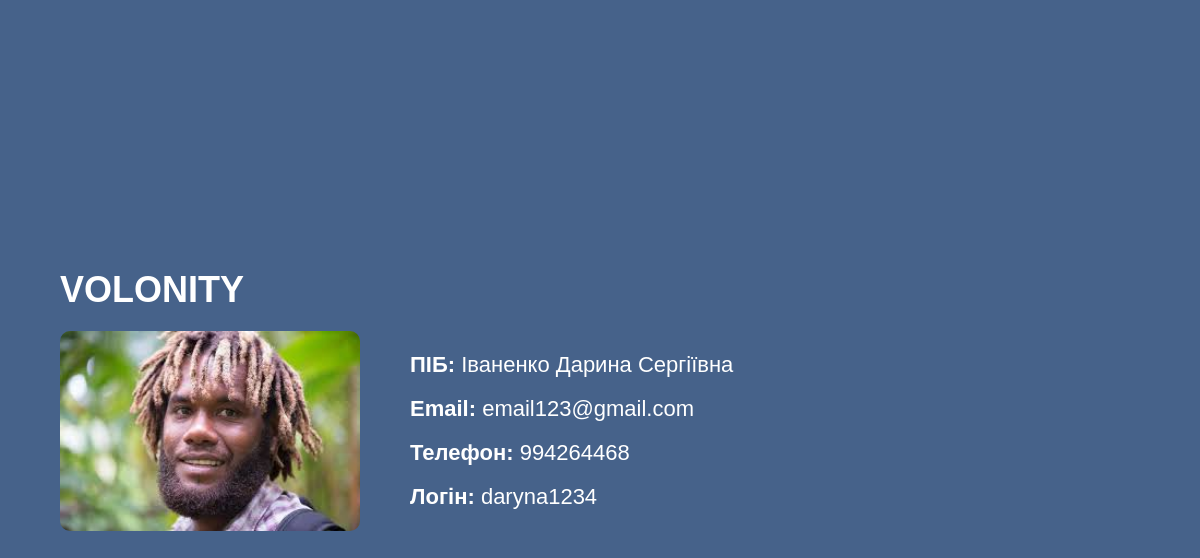
The page /profile1/profile_needy/ (signed in) on the database its author committed.
### users/models.py (models this page shows, shortened)
class Needy(models.Model):
    id_needy = models.IntegerField(primary_key=True)  # Первинний ключ (числове поле)
    phone = models.BigIntegerField()  # Числове поле для телефону
    pib_needy = models.CharField(max_length=255)  # ПІБ працівника
    email = models.EmailField(unique=True)  # Email
    login = models.CharField(max_length=100, unique=True)  # Логін
    photo = models.ImageField(upload_to='needy_photos/', blank=True, null=True)
    password = models.CharField(max_length=255)  # Пароль

### profile1/views.py (the view)
# urls.py: path('profile_needy/', views.profile_needy_view, name='profile_needy'),
def profile_needy_view(request):
    user_email = request.session.get('user_email')
    print(f"User email from session: {user_email}")
    if not user_email:
        return redirect('login')  # Якщо користувач не залогінений, перенаправляємо на сторінку логіну
    try:
        needy_user = Needy.objects.get(email=user_email)
    except Needy.DoesNotExist:
        needy_user = None
    if not needy_user:
        return render(request, 'users/login.html', {'error': 'Користувача не знайдено'})
    return render(request, 'profile1/profile_needy.html', {'needy_user': needy_user, 'MEDIA_URL': settings.MEDIA_URL})

### templates/profile1/profile_needy.html (shortened to what this page needs)
{% load static %}
<html lang="uk">
<head>
    <link rel="stylesheet" href="{% static 'css/profile_needy.css' %}">
</head>
<body>
    <div class="container">
        <header>
            <div class="logo">
                <span class="logo-text">VOLONITY</span>
            </div>
        </header>
        <div class="profile">
                {% if needy_user.photo and needy_user.photo.url %}
        <img src="{{ needy_user.photo.url }}" alt="Фото того хто просить допомогу" class="profile-photo">
        {% else %}
            <p>Фото не доступне</p>
        {% endif %}
            <div class="profile-info">
                <p><strong>ПІБ:</strong> {{ needy_user.pib_needy }}</p>
                <p><strong>Email:</strong> {{ needy_user.email }}</p>
                <p><strong>Телефон:</strong> {{ needy_user.phone }}</p>
                <p><strong>Логін:</strong> {{ needy_user.login }}</p>
            </div>
        </div>
    </div>
</body>
</html>

### static/css/profile_needy.css (style rules this page uses)
body { font-family: Arial, sans-serif; background-color: #46628A; color: white; margin: 0; padding: 0; display: flex; justify-content: center; align-items: center; height: 100vh; }
.container { display: flex; flex-direction: column; align-items: center; width: 90%; max-width: 1200px; }
header { text-align: left; width: 100%; margin-bottom: 20px; }
.logo-text { font-size: 36px; font-weight: bold; color: white; }
.profile { display: flex; align-items: center; justify-content: space-between; width: 100%; }
.profile-photo { width: 300px; height: auto; border-radius: 10px; margin-right: 50px; }
.profile-info { font-size: 22px; text-align: left; line-height: 1; flex-grow: 1; }

### rows shown on the page
Needy: photo (picture), pib_needy "Іваненко Дарина Сергіївна", email "email123@gmail.com", phone "994264468", login "daryna1234"
